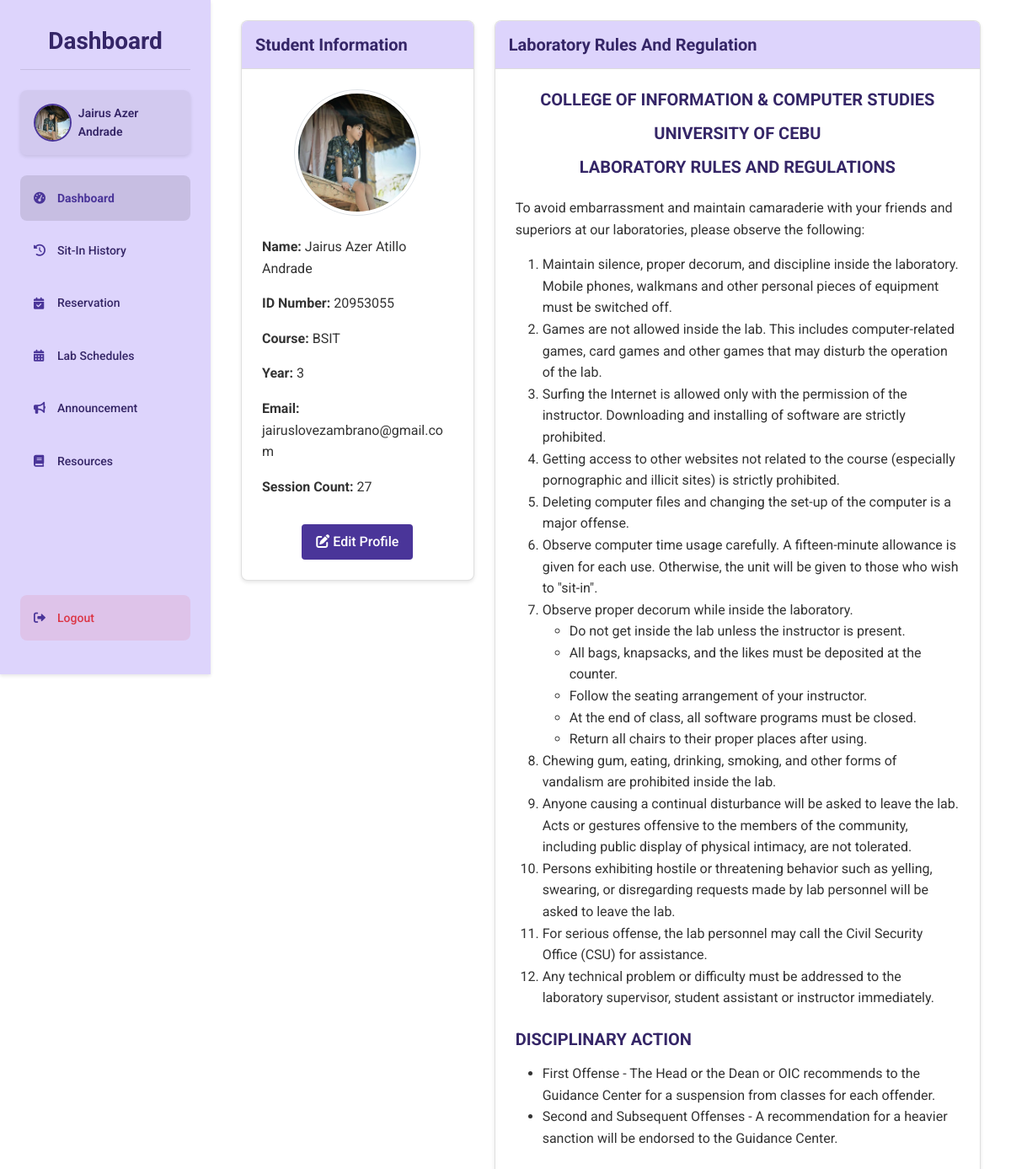
Screenshot of /student/dashboard (signed in) with the database file from the repository.
### tables this page shows
CREATE TABLE students ( 
idno TEXT PRIMARY KEY,
lastname TEXT NOT NULL,
firstname TEXT NOT NULL,
midname TEXT,
course TEXT NOT NULL,
year_level INTEGER NOT NULL,
email_address TEXT NOT NULL,
username TEXT NOT NULL CHECK (username = idno),
password TEXT NOT NULL,
profile_picture TEXT DEFAULT NULL,
session_count INTEGER DEFAULT 30
, reward_points INTEGER DEFAULT 0, reward_redeemable INTEGER DEFAULT 0, sit_in_count INTEGER DEFAULT 0);

### routes/student_routes.py (the view, shortened to what this page needs)
@student_bp.route('/dashboard')
def dashboard():
    if session.get('user_type') != 'student':
        session.clear()
        return redirect(url_for('auth.login'))
    student = get_student_by_id(session['user_id'])
    conn = get_connection()
    cursor = conn.cursor()
    cursor.execute("""
        SELECT sir.*, c.pc_number as computer_number
        FROM sit_in_records sir
        LEFT JOIN computers c ON sir.lab = c.lab_room AND sir.computer_number = c.pc_number
        WHERE sir.id_number = ? AND sir.logout_time IS NULL
        ORDER BY sir.login_time DESC
        LIMIT 1
    """, (session['user_id'],))
    sit_in = cursor.fetchone()
    cursor.execute("""
        SELECT * FROM computer_reservation_requests
        WHERE student_id = ? AND status IN ('pending', 'approved')
        ORDER BY date, time_in
    """, (session['user_id'],))
    reservations = cursor.fetchall()
    conn.close()
    active_sit_in = None
    pending_reservations = []
    for res in reservations:
        reservation = {
            'id': res['id'],
            'lab_room': res['lab_room'],
            'purpose': res['purpose'],
            'date': res['date'],
            'time_in': res['time_in'],
            'status': res['status'],
            'computer_number': res['computer_number'],
            'notes': res['notes']
        }
        pending_reservations.append(reservation)
    announcements = get_announcements()
    return render_template('dashboard.html',
                         student=student,
                         active_sit_in=active_sit_in,
                         pending_reservations=pending_reservations,
                         announcements=announcements[0:3] if announcements else [])

### app.py (called while the page is built)
@app.after_request
def add_header(response):
    if 'Cache-Control' not in response.headers:
        response.headers['Cache-Control'] = 'no-store, no-cache, must-revalidate, post-check=0, pre-check=0, max-age=0'
        response.headers['Pragma'] = 'no-cache'
        response.headers['Expires'] = '-1'
    return response

### dbhelper.py (called while the page is built)
def get_student_by_id(idno):
    conn = get_connection()
    cursor = conn.cursor()
    cursor.execute("SELECT * FROM students WHERE idno = ?", (idno,))
    student = cursor.fetchone()
    conn.close()
    return student

def get_announcements():
    conn = get_connection()
    cursor = conn.cursor()
    cursor.execute("SELECT * FROM announcements ORDER BY created_at DESC")
    announcements = cursor.fetchall()
    conn.close()
    return announcements

### templates/dashboard.html (shortened to what this page needs)
{% extends "base.html" %}
{% block content %}
<div class="dashboard-container">
    <div class="sidebar">
        <h1 class="dashboard-title">Dashboard</h1>
        <div class="profile">
            {% if student['profile_picture'] %}
                <img src="{{ url_for('static', filename=student['profile_picture']) }}" alt="Profile" class="profile-pic">
            {% else %}
                <img src="{{ url_for('static', filename='default-avatar.jpg') }}" alt="Profile" class="profile-pic">
            {% endif %}
            <span class="profile-name">{{ student['firstname'] }} {{ student['lastname'] }}</span>
        </div>
        <a href="{{ url_for('student.dashboard') }}" class="menu-btn active">
            <i class="fas fa-tachometer-alt"></i> Dashboard
        </a>
        <a href="{{ url_for('student.sit_in_history') }}" class="menu-btn">
            <i class="fas fa-history"></i> Sit-In History
        </a>
        <a href="{{ url_for('student.reserve') }}" class="menu-btn">
            <i class="fas fa-calendar-check"></i> Reservation
        </a>
        <a href="{{ url_for('student.lab_schedules') }}" class="menu-btn">
            <i class="fas fa-calendar-alt"></i> Lab Schedules
        </a>
        <a href="{{ url_for('student.announcements') }}" class="menu-btn">
            <i class="fas fa-bullhorn"></i> Announcement
        </a>
        <a href="{{ url_for('student.resources') }}" class="menu-btn">
            <i class="fas fa-book"></i> Resources
        </a>
        <a href="{{ url_for('auth.logout') }}" class="menu-btn logout-btn">
            <i class="fas fa-sign-out-alt"></i> Logout
        </a>
    </div>
    <div class="main-content">
        <div class="container-fluid">
            <div class="row">
                <div class="col-lg-4">
                    <div class="card mb-4">
                        <div class="card-header">
                            <h3 class="card-title">Student Information</h3>
                        </div>
                        <div class="card-body text-center">
                            <div class="mb-4">
                                {% if student['profile_picture'] %}
                                    <img src="{{ url_for('static', filename=student['profile_picture']) }}" alt="Profile Picture" class="img-thumbnail rounded-circle" style="width: 150px; height: 150px; object-fit: cover;">
                                {% else %}
                                    <img src="{{ url_for('static', filename='default-avatar.jpg') }}" alt="Default Profile Picture" class="img-thumbnail rounded-circle" style="width: 150px; height: 150px; object-fit: cover;">
                                {% endif %}
                            </div>
                            <div class="student-details text-start">
                                <p><strong>Name:</strong> {{ student['firstname'] }}{% if student['midname'] %} {{ student['midname'] }}{% endif %} {{ student['lastname'] }}</p>
                                <p><strong>ID Number:</strong> {{ student['idno'] }}</p>
                                <p><strong>Course:</strong> {{ student['course'] }}</p>
                                <p><strong>Year:</strong> {{ student['year_level'] }}</p>
                                <p><strong>Email:</strong> {{ student['email_address'] }}</p>
                                <p><strong>Session Count:</strong> {{ student['session_count'] if student['session_count'] else 0 }}</p>
                            </div>
                            <button class="btn btn-primary mt-3" onclick="openModal()">
                                <i class="fas fa-edit"></i> Edit Profile
                            </button>
                        </div>
                    </div>
                </div>
                <div class="col-lg-8">
                    <div class="card">
                        <div class="card-header">
                            <h3 class="card-title">Laboratory Rules And Regulation</h3>
                        </div>
                        <div class="card-body">
                            <div class="text-center mb-4">
                                <h4>COLLEGE OF INFORMATION & COMPUTER STUDIES</h4>
                                <h4>UNIVERSITY OF CEBU</h4>
                                <h4>LABORATORY RULES AND REGULATIONS</h4>
                            </div>
                            <p>To avoid embarrassment and maintain camaraderie with your friends and superiors at our laboratories, please observe the following:</p>
                            <ol class="mb-4">
                                <li>Maintain silence, proper decorum, and discipline inside the laboratory. Mobile phones, walkmans and other personal pieces of equipment must be switched off.</li>
                                <li>Games are not allowed inside the lab. This includes computer-related games, card games and other games that may disturb the operation of the lab.</li>
                                <li>Surfing the Internet is allowed only with the permission of the instructor. Downloading and installing of software are strictly prohibited.</li>
                                <li>Getting access to other websites not related to the course (especially pornographic and illicit sites) is strictly prohibited.</li>
                                <li>Deleting computer files and changing the set-up of the computer is a major offense.</li>
                                <li>Observe computer time usage carefully. A fifteen-minute allowance is given for each use. Otherwise, the unit will be given to those who wish to "sit-in".</li>
                                <li>Observe proper decorum while inside the laboratory.
                                    <ul>
                                        <li>Do not get inside the lab unless the instructor is present.</li>
                                        <li>All bags, knapsacks, and the likes must be deposited at the counter.</li>
                                        <li>Follow the seating arrangement of your instructor.</li>
                                        <li>At the end of class, all software programs must be closed.</li>
                                        <li>Return all chairs to their proper places after using.</li>
                                    </ul>
                                </li>
                                <li>Chewing gum, eating, drinking, smoking, and other forms of vandalism are prohibited inside the lab.</li>
                                <li>Anyone causing a continual disturbance will be asked to leave the lab. Acts or gestures offensive to the members of the community, including public display of physical intimacy, are not tolerated.</li>
                                <li>Persons exhibiting hostile or threatening behavior such as yelling, swearing, or disregarding requests made by lab personnel will be asked to leave the lab.</li>
                                <li>For serious offense, the lab personnel may call the Civil Security Office (CSU) for assistance.</li>
                                <li>Any technical problem or difficulty must be addressed to the laboratory supervisor, student assistant or instructor immediately.</li>
                            </ol>
                            <div class="disciplinary-action">
                                <h4>DISCIPLINARY ACTION</h4>
                                <ul>
                                    <li>First Offense - The Head or the Dean or OIC recommends to the Guidance Center for a suspension from classes for each offender.</li>
                                    <li>Second and Subsequent Offenses - A recommendation for a heavier sanction will be endorsed to the Guidance Center.</li>
                                </ul>
                            </div>
                        </div>
                    </div>
                </div>
            </div>
        </div>
    </div>
</div>
{% endblock %}

### static/css/styles.css (style rules this page uses)
:root { --primary: #4a3599; --primary-light: #ddd4fc; --primary-dark: #352667; --secondary: #6c63ff; --accent: #7f6df2; --text-dark: #333333; --text-medium: #555555; --text-light: #777777; --white: #ffffff; --light-gray: #f5f5f5; --mid-gray: #e0e0e0; --border-color: #dddddd; --success: #28a745; --danger: #dc3545; --warning: #ffc107; --info: #17a2b8; --font-family: 'Roboto', Arial, sans-serif; --h1-size: 2rem; --h2-size: 1.75rem; --h3-size: 1.5rem; --h4-size: 1.25rem; --body-size: 1rem; --small-size: 0.875rem; --space-xs: 0.25rem; --space-sm: 0.5rem; --space-md: 1rem; --space-lg: 1.5rem; --space-xl: 2rem; --radius-sm: 4px; --radius-md: 8px; --radius-lg: 15px; --shadow-sm: 0 2px 4px rgba(0, 0, 0, 0.1); --shadow-md: 0 4px 8px rgba(0, 0, 0, 0.1); --shadow-lg: 0 8px 16px rgba(0, 0, 0, 0.1); }
* { margin: 0; padding: 0; box-sizing: border-box; }
body { font-family: var(--font-family); color: var(--text-dark); background-color: var(--light-gray); line-height: 1.6; font-size: var(--body-size); }
a { color: var(--primary); text-decoration: none; transition: color 0.3s ease; }
h1, h2, h3, h4, h5, h6 { font-weight: 700; line-height: 1.2; margin-bottom: var(--space-md); color: var(--primary-dark); }
h1 { font-size: var(--h1-size); }
h3 { font-size: var(--h3-size); }
h4 { font-size: var(--h4-size); }
.dashboard-container { width: 100%; min-height: 100vh; display: flex; background-color: var(--white); overflow: hidden; padding-left: 250px; position: relative; }
.main-content { flex: 1; padding: var(--space-lg); overflow-y: auto; width: calc(100% - 250px); }
.sidebar { width: 250px; background-color: #DDD4FC; padding: var(--space-xl) var(--space-lg); display: flex; flex-direction: column; height: 100vh; position: fixed; left: 0; top: 0; z-index: 1000; box-shadow: var(--shadow-sm); transition: transform 0.3s ease; }
.dashboard-title { color: var(--primary-dark); font-size: var(--h2-size); font-weight: bold; padding-bottom: var(--space-md); margin-bottom: var(--space-lg); border-bottom: 1px solid rgba(0, 0, 0, 0.1); text-align: center; }
.profile { display: flex; align-items: center; gap: var(--space-sm); background-color: rgba(0, 0, 0, 0.05); padding: var(--space-md); border-radius: var(--radius-md); box-shadow: var(--shadow-sm); margin-bottom: var(--space-lg); }
.profile-pic { width: 45px; height: 45px; border-radius: 50%; object-fit: cover; border: 2px solid var(--primary); }
.profile-name { font-size: var(--small-size); font-weight: 600; color: var(--primary-dark); }
.menu-btn { background-color: transparent; border: none; padding: var(--space-md); border-radius: var(--radius-md); font-size: var(--small-size); font-weight: 500; text-align: left; cursor: pointer; transition: all 0.2s ease; color: var(--primary-dark); text-decoration: none; display: flex; align-items: center; gap: var(--space-sm); margin-bottom: var(--space-sm); }
.menu-btn.active { background-color: rgba(0, 0, 0, 0.1); font-weight: bold; color: var(--primary); }
.menu-btn i { width: 20px; color: var(--primary); }
.logout-btn { margin-top: auto; background-color: rgba(220, 53, 69, 0.1); color: var(--danger); }
.btn { display: inline-block; font-weight: 500; text-align: center; white-space: nowrap; vertical-align: middle; user-select: none; border: 1px solid transparent; padding: var(--space-sm) var(--space-md); font-size: var(--body-size); line-height: 1.5; border-radius: var(--radius-sm); transition: all 0.3s ease; cursor: pointer; }
.btn-primary { background-color: var(--primary); color: var(--white); }
.card { background-color: var(--white); border-radius: var(--radius-md); box-shadow: var(--shadow-sm); overflow: hidden; margin-bottom: var(--space-lg); }
.card-header { padding: var(--space-md); background-color: var(--primary-light); border-bottom: 1px solid var(--border-color); }
.card-title { margin: 0; color: var(--primary-dark); font-size: var(--h4-size); }
.card-body { padding: var(--space-lg); }

### rows the page displays
students: profile_picture (picture), firstname "Jairus Azer", lastname "Andrade", midname "Atillo", idno "20953055", course "BSIT", year_level "3", email_address "jairuslovezambrano@gmail.com", session_count "27"
